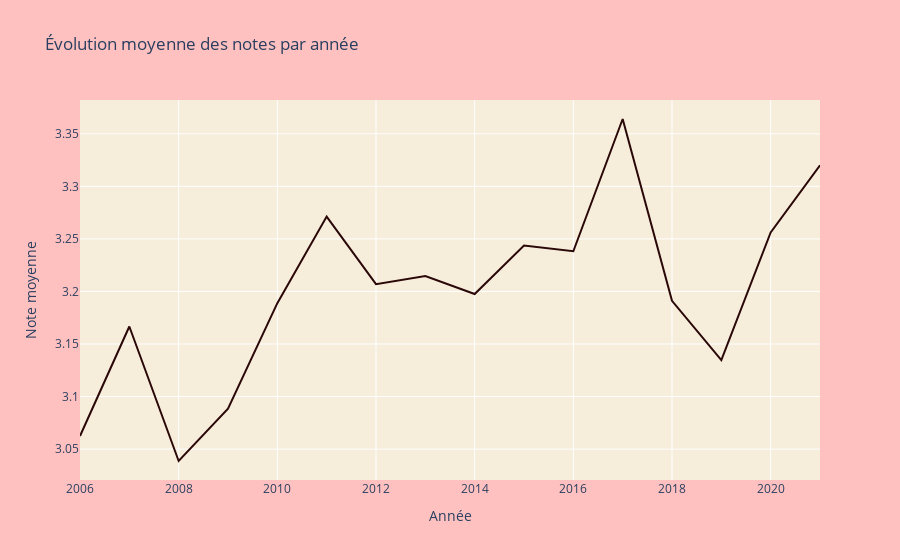

Write notebook code for a chart like this one.
### Markdown cell above
## -- Visualisation exemple : evolution of the notes according to the years -- ###

### Code cell
# Grouper les données par 'review_date' et calculer la moyenne des notes
data_grouped = data_cleaned.groupby('review_date')['rating'].mean().reset_index()

# Créer un graphique linéaire avec Plotly
fig = px.line(data_grouped, x='review_date', y='rating', title='Évolution moyenne des notes par année',
              labels={'review_date': 'Année', 'rating': 'Note moyenne'},color_discrete_sequence=['#2b0808'])

fig.update_layout(plot_bgcolor='#f6eddb', paper_bgcolor='lightgray')

# Afficher le graphique
fig.show()

# Enregistrer le graphique dans un fichier HTML
file_name = '/Users/benjamincordebar/Desktop/2A/S8/VBD/viz_project/dynamic_representations/evolution_of_the_notes_according_to_the_years.html'
fig.write_html(file_name)

### Figure 1 — Plotly figure (JSON) as saved in the notebook; plotly's stock layout.template omitted (floating-point values rounded to 4 significant figures)
{"data": [{"hovertemplate": "Année=%{x}<br>Note moyenne=%{y}<extra></extra>", "legendgroup": "", "line": {"color": "#2b0808", "dash": "solid"}, "marker": {"symbol": "circle"}, "mode": "lines", "name": "", "orientation": "v", "showlegend": false, "type": "scatter", "x": [2006, 2007, 2008, 2009, 2010, 2011, 2012, 2013, 2014, 2015, 2016, 2017, 2018, 2019, 2020, 2021], "xaxis": "x", "y": [3.062, 3.167, 3.039, 3.088, 3.189, 3.271, 3.207, 3.215, 3.198, 3.244, 3.238, 3.364, 3.191, 3.135, 3.256, 3.32], "yaxis": "y"}], "layout": {"legend": {"tracegroupgap": 0}, "paper_bgcolor": "#ffc0c0", "plot_bgcolor": "#f6eddb", "title": {"text": "Évolution moyenne des notes par année"}, "xaxis": {"anchor": "y", "domain": [0, 1], "title": {"text": "Année"}}, "yaxis": {"anchor": "x", "domain": [0, 1], "title": {"text": "Note moyenne"}}}}
